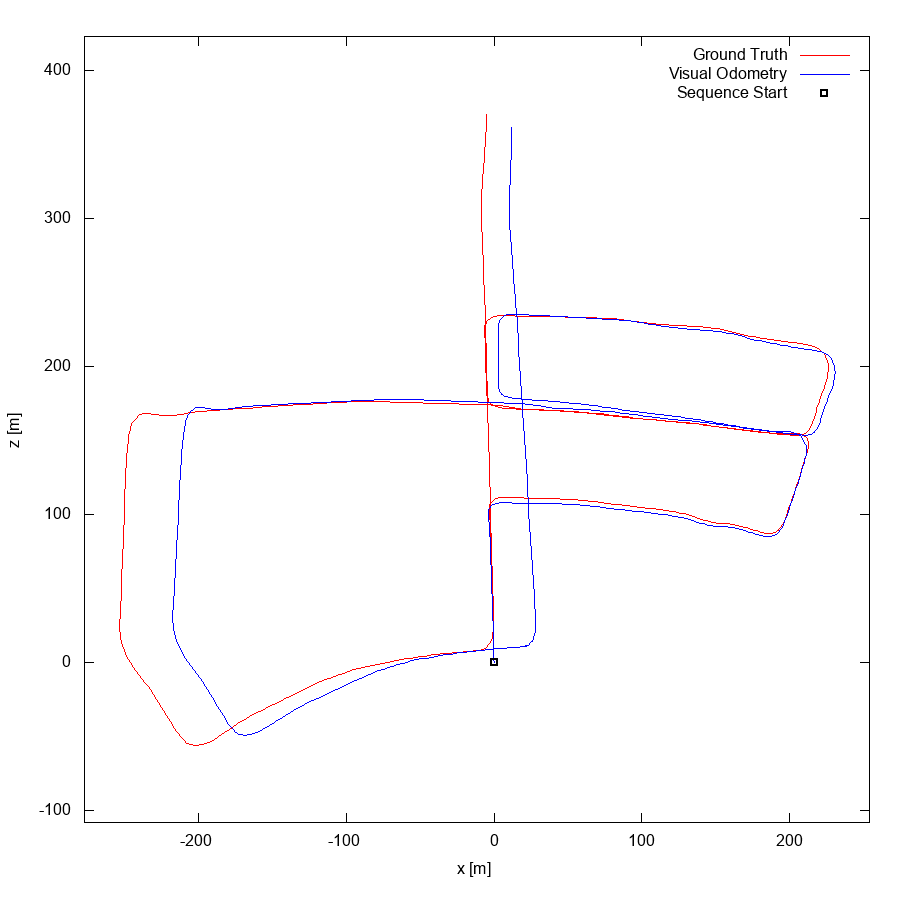

Source code (gnuplot):
set term postscript eps enhanced color
set output "05.eps"
set size ratio -1
set xrange [-277:254]
set yrange [-108:423]
set xlabel "x [m]"
set ylabel "z [m]"
plot "05.txt" using 1:2 lc rgb "#FF0000" title 'Ground Truth' w lines,"05.txt" using 3:4 lc rgb "#0000FF" title 'Visual Odometry' w lines,"< head -1 05.txt" using 1:2 lc rgb "#000000" pt 4 ps 1 lw 2 title 'Sequence Start' w points
